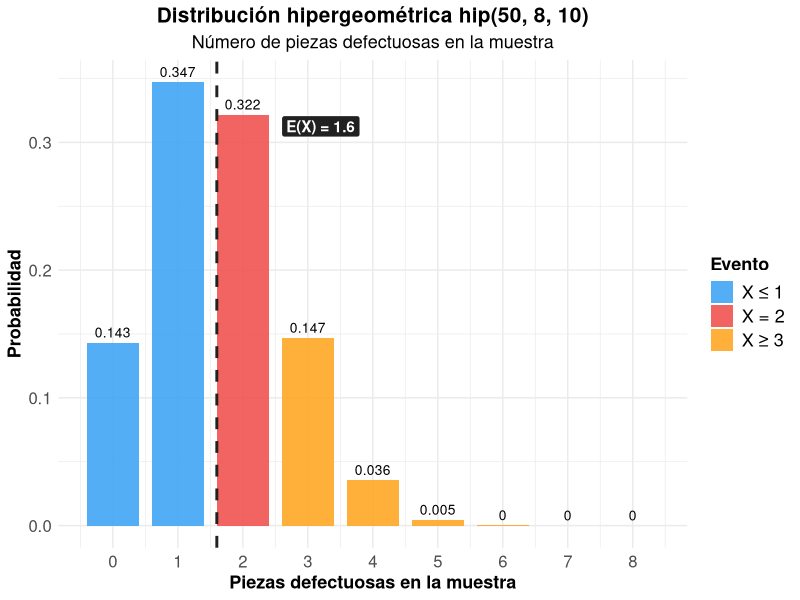
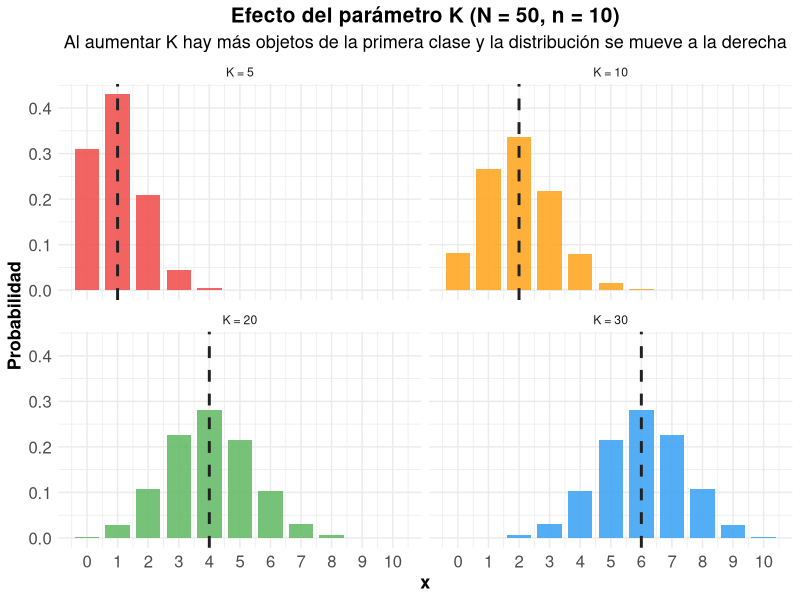
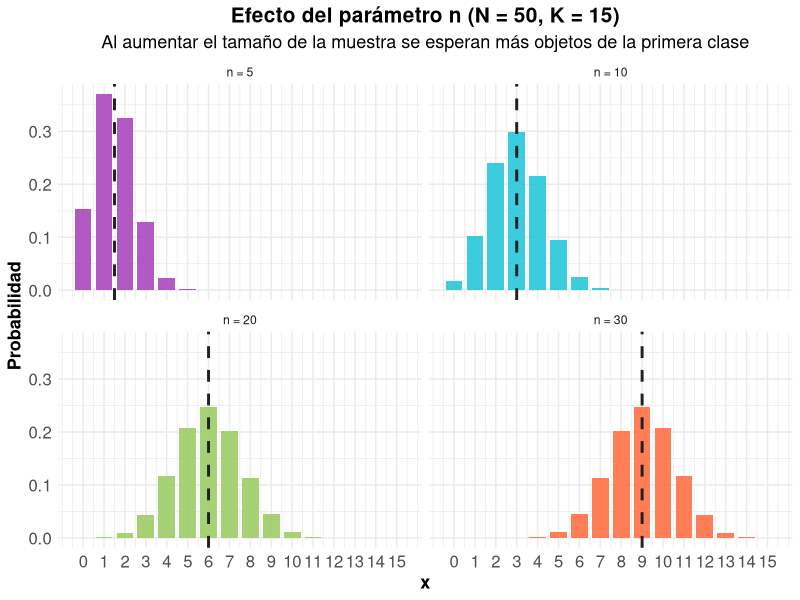
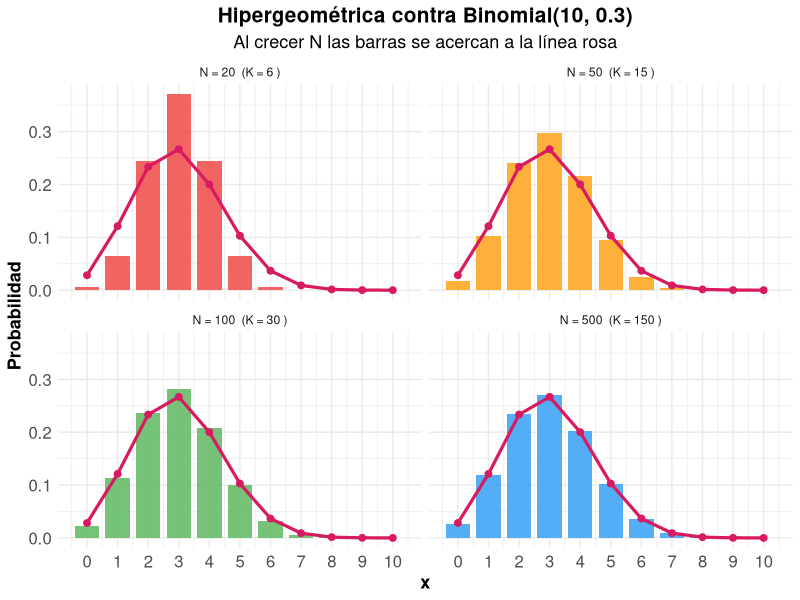
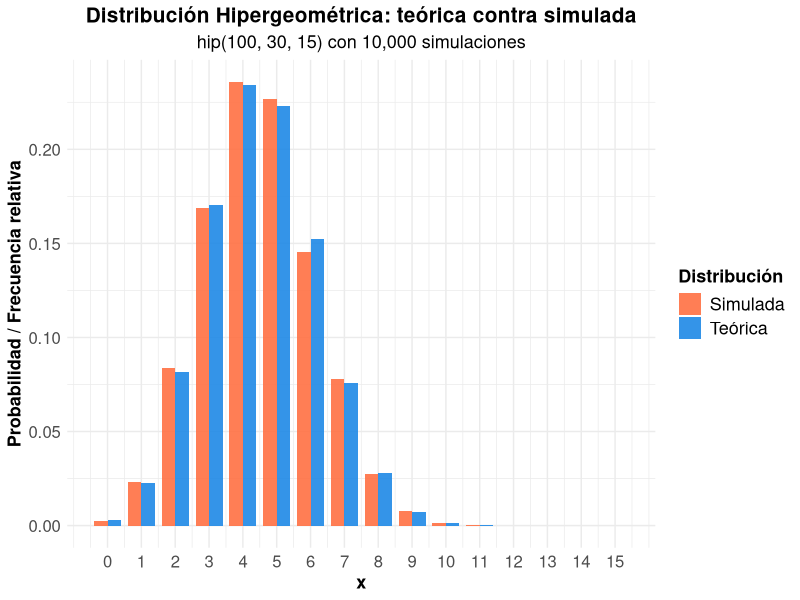
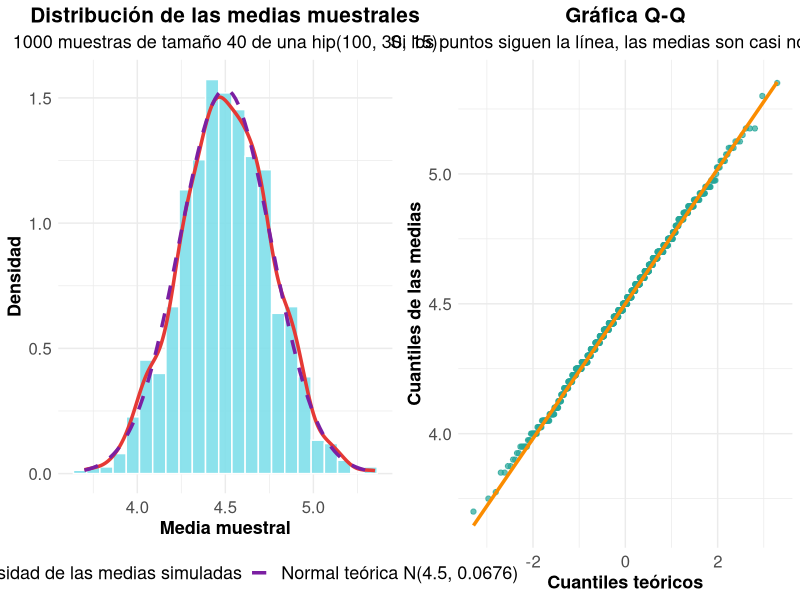

Write R code to recreate these figures, in order.
## ---- chunk 1
#| label: setup
#| include: false

library(tidyverse)
library(kableExtra)
library(gridExtra)
library(tidyr)

# Tema común para las gráficas
tema_ej <- theme_minimal() +
  theme(
    legend.title = element_text(size=13, face="bold"),
    legend.text = element_text(size=13),
    plot.title = element_text(size=15, face="bold", hjust = 0.5),
    plot.subtitle = element_text(size=13, hjust = 0.5),
    axis.text.x=element_text(size=12),
    axis.text.y=element_text(size=12),
    axis.title.x = element_text(face="bold", size=13),
    axis.title.y = element_text(face="bold", size=13)
  )

# Ancho de barra para los histogramas de medias muestrales.
# Las medias de n enteros avanzan de 1/n en 1/n, así que se usa un múltiplo
# impar de 1/n para que las barras no queden con huecos.
ancho_hist <- function(medias, n, barras = 25) {
  paso <- 1 / n
  m <- ceiling(diff(range(medias)) / barras / paso)
  if (m %% 2 == 0) m <- m + 1
  m * paso
}
## ---- chunk 2
#| label: ejemplo-basico-hip
#| code-fold: true

# Parámetros
N_h <- 50
K_h <- 8
n_h <- 10

# a) P(X = 2) con la fórmula
prob_2 <- choose(K_h, 2) * choose(N_h - K_h, n_h - 2) / choose(N_h, n_h)
cat("a) P(X = 2) =", round(prob_2, 4), "\n")
cat("   Verificación con dhyper:", round(dhyper(2, m = K_h, n = N_h - K_h, k = n_h), 4), "\n\n")

# b) P(X <= 1)
prob_menos_1 <- phyper(1, m = K_h, n = N_h - K_h, k = n_h)
cat("b) P(X ≤ 1) =", round(prob_menos_1, 4), "\n\n")

# c) P(X >= 3) = 1 - P(X <= 2)
prob_mas_3 <- 1 - phyper(2, m = K_h, n = N_h - K_h, k = n_h)
cat("c) P(X ≥ 3) =", round(prob_mas_3, 4), "\n\n")

# Parámetros estadísticos
media_h <- n_h * K_h / N_h
varianza_h <- n_h * (K_h / N_h) * (1 - K_h / N_h) * (N_h - n_h) / (N_h - 1)
desv_h <- sqrt(varianza_h)

cat("Parámetros estadísticos:\n")
cat("Media:", media_h, "\n")
cat("Varianza:", round(varianza_h, 4), "\n")
cat("Desviación estándar:", round(desv_h, 4), "\n")
## ---- chunk 3
#| label: tabla-ejemplo-hip
#| code-fold: true

x_ej <- 0:min(K_h, n_h)

tabla_ej <- data.frame(
  x = x_ej,
  prob = dhyper(x_ej, m = K_h, n = N_h - K_h, k = n_h),
  acum = phyper(x_ej, m = K_h, n = N_h - K_h, k = n_h)
)

kable(tabla_ej, digits = 4, align = "ccc",
      col.names = c("x", "P(X = x)", "P(X ≤ x)"),
      caption = "Distribución hipergeométrica hip(50, 8, 10)") %>%
  kable_styling(bootstrap_options = "striped")
## ---- chunk 4
#| label: grafico-ejemplo-hip
#| code-fold: true
#| fig-align: center

tabla_ej$caso <- ifelse(tabla_ej$x <= 1, "X ≤ 1", ifelse(tabla_ej$x == 2, "X = 2", "X ≥ 3"))
tabla_ej$caso <- factor(tabla_ej$caso, levels = c("X ≤ 1", "X = 2", "X ≥ 3"))

ggplot(tabla_ej, aes(x = x, y = prob, fill = caso)) +
  geom_col(width = 0.8, alpha = 0.9) +
  geom_text(aes(label = round(prob, 3)), vjust = -0.5, size = 3.5) +
  geom_vline(xintercept = media_h, color = "#212121", linetype = "dashed", linewidth = 1) +
  annotate("label", x = media_h + 1.6, y = max(tabla_ej$prob) * 0.9,
           label = paste("E(X) =", media_h), fill = "#212121", color = "white", fontface = "bold") +
  scale_fill_manual(values = c("X ≤ 1" = "#42A5F5", "X = 2" = "#EF5350", "X ≥ 3" = "#FFA726")) +
  scale_x_continuous(breaks = x_ej) +
  labs(title = "Distribución hipergeométrica hip(50, 8, 10)",
       subtitle = "Número de piezas defectuosas en la muestra",
       x = "Piezas defectuosas en la muestra", y = "Probabilidad", fill = "Evento") +
  tema_ej
## ---- chunk 5
#| label: efecto-K-hip
#| code-fold: true
#| fig-align: center
#| fig-width: 10
#| fig-height: 5

N_c <- 50
n_c <- 10
K_vals <- c(5, 10, 20, 30)

datos_K <- do.call(rbind, lapply(K_vals, function(K) {
  x <- 0:n_c
  data.frame(x = x, prob = dhyper(x, m = K, n = N_c - K, k = n_c),
             K = paste("K =", K), media = n_c * K / N_c)
}))
datos_K$K <- factor(datos_K$K, levels = paste("K =", K_vals))

ggplot(datos_K, aes(x = x, y = prob, fill = K)) +
  geom_col(width = 0.8, alpha = 0.9) +
  geom_vline(aes(xintercept = media), color = "#212121", linetype = "dashed", linewidth = 1) +
  facet_wrap(~K, ncol = 2) +
  scale_fill_manual(values = c("#EF5350", "#FFA726", "#66BB6A", "#42A5F5"), guide = "none") +
  scale_x_continuous(breaks = 0:n_c) +
  labs(title = "Efecto del parámetro K (N = 50, n = 10)",
       subtitle = "Al aumentar K hay más objetos de la primera clase y la distribución se mueve a la derecha",
       x = "x", y = "Probabilidad") +
  tema_ej
## ---- chunk 6
#| label: efecto-n-hip
#| code-fold: true
#| fig-align: center
#| fig-width: 10
#| fig-height: 5

N_c2 <- 50
K_c2 <- 15
n_vals <- c(5, 10, 20, 30)

datos_n <- do.call(rbind, lapply(n_vals, function(n) {
  x <- 0:K_c2
  data.frame(x = x, prob = dhyper(x, m = K_c2, n = N_c2 - K_c2, k = n),
             n = paste("n =", n), media = n * K_c2 / N_c2)
}))
datos_n$n <- factor(datos_n$n, levels = paste("n =", n_vals))

ggplot(datos_n, aes(x = x, y = prob, fill = n)) +
  geom_col(width = 0.8, alpha = 0.9) +
  geom_vline(aes(xintercept = media), color = "#212121", linetype = "dashed", linewidth = 1) +
  facet_wrap(~n, ncol = 2) +
  scale_fill_manual(values = c("#AB47BC", "#26C6DA", "#9CCC65", "#FF7043"), guide = "none") +
  scale_x_continuous(breaks = 0:K_c2) +
  labs(title = "Efecto del parámetro n (N = 50, K = 15)",
       subtitle = "Al aumentar el tamaño de la muestra se esperan más objetos de la primera clase",
       x = "x", y = "Probabilidad") +
  tema_ej
## ---- chunk 7
#| label: tabla-comparativa-hip
#| code-fold: true

combos <- data.frame(
  N = c(50, 50, 50, 100, 100, 100),
  K = c(10, 20, 30, 30, 30, 30),
  n = c(10, 10, 10, 10, 20, 40)
)

combos$Media <- combos$n * combos$K / combos$N
combos$Varianza <- combos$n * (combos$K / combos$N) * (1 - combos$K / combos$N) *
  (combos$N - combos$n) / (combos$N - 1)
combos$Desv_Std <- sqrt(combos$Varianza)

kable(combos, digits = 4,
      col.names = c("N", "K", "n", "Media", "Varianza", "Desv. Estándar"),
      caption = "Parámetros estadísticos para diferentes valores de N, K y n") %>%
  kable_styling(bootstrap_options = "striped")
## ---- chunk 8
#| label: hip-binomial
#| code-fold: true
#| fig-align: center
#| fig-width: 10
#| fig-height: 5

n_b <- 10
p_b <- 0.3
N_vals <- c(20, 50, 100, 500)

datos_hb <- do.call(rbind, lapply(N_vals, function(N) {
  K <- p_b * N
  x <- 0:n_b
  data.frame(x = x, hip = dhyper(x, m = K, n = N - K, k = n_b),
             bin = dbinom(x, n_b, p_b), N = paste("N =", N, " (K =", K, ")"))
}))
datos_hb$N <- factor(datos_hb$N, levels = unique(datos_hb$N))

ggplot(datos_hb, aes(x = x)) +
  geom_col(aes(y = hip, fill = N), width = 0.8, alpha = 0.9) +
  geom_line(aes(y = bin), color = "#D81B60", linewidth = 1.1) +
  geom_point(aes(y = bin), color = "#D81B60", size = 2) +
  facet_wrap(~N, ncol = 2) +
  scale_fill_manual(values = c("#EF5350", "#FFA726", "#66BB6A", "#42A5F5"), guide = "none") +
  scale_x_continuous(breaks = 0:n_b) +
  labs(title = "Hipergeométrica contra Binomial(10, 0.3)",
       subtitle = "Al crecer N las barras se acercan a la línea rosa",
       x = "x", y = "Probabilidad") +
  tema_ej
## ---- chunk 9
#| label: hip-binomial-varianza
#| code-fold: true

tabla_hb <- data.frame(
  N = N_vals,
  K = p_b * N_vals,
  Var_hip = n_b * p_b * (1 - p_b) * (N_vals - n_b) / (N_vals - 1),
  Var_bin = n_b * p_b * (1 - p_b),
  Factor = (N_vals - n_b) / (N_vals - 1)
)

kable(tabla_hb, digits = 4,
      col.names = c("N", "K", "Varianza hipergeométrica", "Varianza binomial", "Factor (N-n)/(N-1)"),
      caption = "La varianza hipergeométrica se acerca a la binomial al crecer N") %>%
  kable_styling(bootstrap_options = "striped")
## ---- chunk 10
#| label: simulacion-hip
#| code-fold: true
#| fig-align: center

set.seed(2026)
N_s <- 100
K_s <- 30
n_s <- 15
n_sim_h <- 10000

sim_h <- rhyper(n_sim_h, m = K_s, n = N_s - K_s, k = n_s)

# Valores teóricos
media_teo_h <- n_s * K_s / N_s
var_teo_h <- n_s * (K_s / N_s) * (1 - K_s / N_s) * (N_s - n_s) / (N_s - 1)
desv_teo_h <- sqrt(var_teo_h)

comparacion_h <- data.frame(
  Estadística = c("Media", "Varianza", "Desv. Estándar"),
  Teórica = c(media_teo_h, var_teo_h, desv_teo_h),
  Simulada = c(mean(sim_h), var(sim_h), sd(sim_h))
)
comparacion_h$Diferencia <- abs(comparacion_h$Teórica - comparacion_h$Simulada)

kable(comparacion_h, digits = 4,
      caption = "Comparación teórica contra simulada (N = 100, K = 30, n = 15)") %>%
  kable_styling(bootstrap_options = "striped")

# Comparación de las distribuciones
x_s <- 0:min(K_s, n_s)

df_sim_h <- data.frame(
  x = rep(x_s, 2),
  prob = c(dhyper(x_s, m = K_s, n = N_s - K_s, k = n_s),
           as.numeric(table(factor(sim_h, levels = x_s))) / n_sim_h),
  tipo = rep(c("Teórica", "Simulada"), each = length(x_s))
)

ggplot(df_sim_h, aes(x = x, y = prob, fill = tipo)) +
  geom_col(position = "dodge", width = 0.8, alpha = 0.9) +
  scale_fill_manual(values = c("Teórica" = "#1E88E5", "Simulada" = "#FF7043")) +
  scale_x_continuous(breaks = x_s) +
  labs(title = "Distribución Hipergeométrica: teórica contra simulada",
       subtitle = "hip(100, 30, 15) con 10,000 simulaciones",
       x = "x", y = "Probabilidad / Frecuencia relativa", fill = "Distribución") +
  tema_ej
## ---- chunk 11
#| label: tcl-hip
#| code-fold: true
#| fig-align: center
#| fig-width: 11
#| fig-height: 5

set.seed(2026)
k_tcl_h <- 1000
m_tcl_h <- 40

sd_media_h <- sqrt(var_teo_h / m_tcl_h)

medias_h <- replicate(k_tcl_h, mean(rhyper(m_tcl_h, m = K_s, n = N_s - K_s, k = n_s)))
df_medias_h <- data.frame(medias = medias_h)

g_hist_h <- ggplot(df_medias_h, aes(x = medias)) +
  geom_histogram(aes(y = after_stat(density)), binwidth = ancho_hist(medias_h, m_tcl_h),
                 center = 0, fill = "#80DEEA", color = "white", alpha = 0.9) +
  geom_density(aes(color = "Densidad de las medias simuladas"), linewidth = 1.2) +
  stat_function(aes(color = "Normal teórica N(4.5, 0.0676)"), fun = dnorm,
                args = list(mean = media_teo_h, sd = sd_media_h), linewidth = 1.2, linetype = "dashed") +
  scale_color_manual(values = c("Densidad de las medias simuladas" = "#E53935",
                                "Normal teórica N(4.5, 0.0676)" = "#7B1FA2")) +
  labs(title = "Distribución de las medias muestrales",
       subtitle = "1000 muestras de tamaño 40 de una hip(100, 30, 15)",
       x = "Media muestral", y = "Densidad", color = NULL) +
  tema_ej +
  theme(legend.position = "bottom")

g_qq_h <- ggplot(df_medias_h, aes(sample = medias)) +
  stat_qq(color = "#26A69A", alpha = 0.7) +
  stat_qq_line(color = "#FB8C00", linewidth = 1.2) +
  labs(title = "Gráfica Q-Q",
       subtitle = "Si los puntos siguen la línea, las medias son casi normales",
       x = "Cuantiles teóricos", y = "Cuantiles de las medias") +
  tema_ej

grid.arrange(g_hist_h, g_qq_h, ncol = 2)

# Estadísticas
cat("Media teórica:", media_teo_h, "\n")
cat("Media observada:", round(mean(medias_h), 4), "\n")
cat("Varianza teórica de la media:", round(var_teo_h / m_tcl_h, 4), "\n")
cat("Varianza observada de la media:", round(var(medias_h), 4), "\n")
